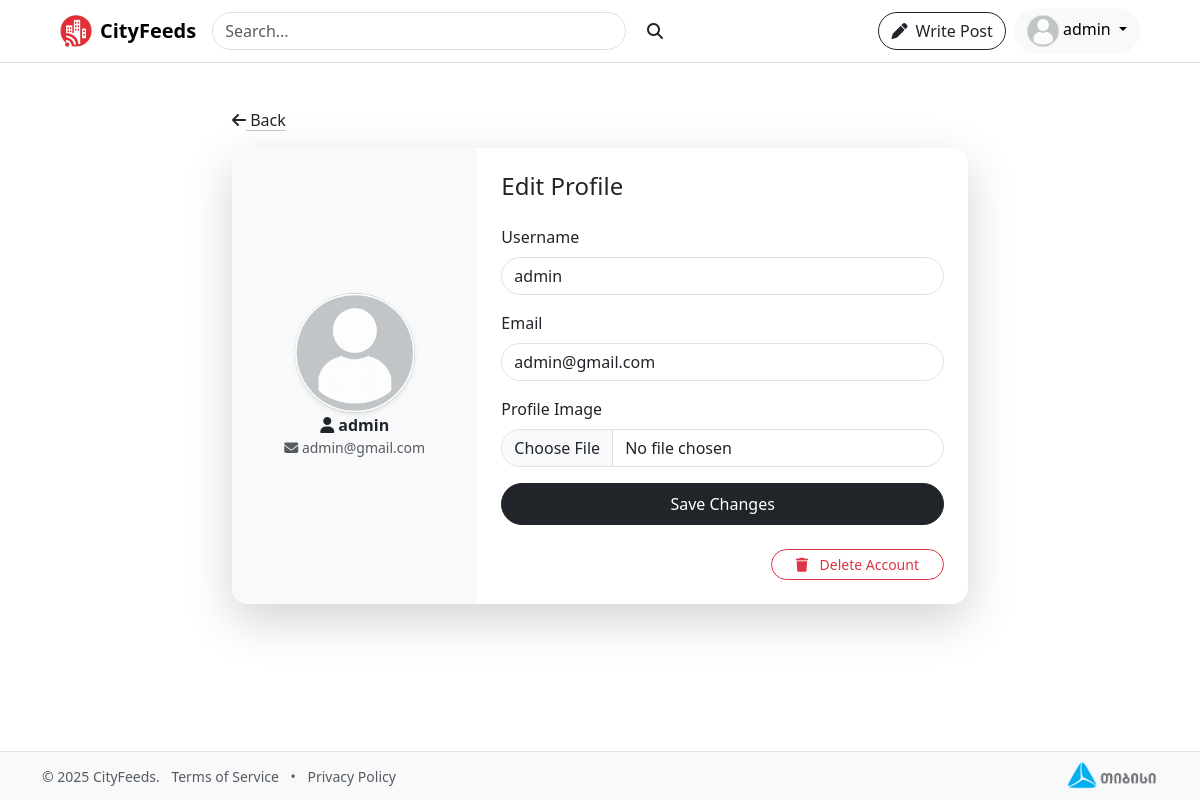
Screenshot of /profile (signed in) with the database file from the repository.
### models.py (models this page shows, shortened)
class User(db.Model, UserMixin):
    __tablename__ = "users"
    id = db.Column(db.Integer(), primary_key=True)
    img = db.Column(db.String(), default="default.png")
    username = db.Column(db.String(), unique= True, nullable=False)
    email = db.Column(db.String(), unique=True, nullable=False)
    password = db.Column(db.String(), nullable=False)
    role = db.Column(db.String(), default="Guest")

### routes.py (the view, shortened to what this page needs)
@app.route("/profile", methods=["GET", "POST"])
def profile():
    form = ProfileForm()
    form.username.data = current_user.username
    form.email.data = current_user.email
    return render_template("profile.html", form=form)

### forms.py
class ProfileForm(FlaskForm):
    username = StringField('Username', validators=[DataRequired()])
    email = EmailField('Email', validators=[DataRequired(), Email()])
    profile_image = FileField('Profile Image', validators=[FileAllowed(["png", "jpeg", "jpg"])])
    submit = SubmitField('Save Changes')

### models.py (called while the page is built)
@login_manager.user_loader
def load_user(user_id):
    return User.query.get(user_id)

### templates/profile.html (shortened to what this page needs)
{% extends "base.html" %}
{% block container %}
<main class="container py-5">
    <div class="row justify-content-center">
        <div class="col-lg-8 col-md-10">
            <p>
                <a href="/"
                   class="link-dark link-offset-2 link-underline-opacity-25 link-underline-opacity-100-hover">
                    <i class="fa-solid fa-arrow-left"></i> Back
                </a>
            </p>
            <div class="card shadow-lg border-0 rounded-4 overflow-hidden">
                <div class="row g-0">
                    <div class="col-md-4 bg-light d-flex flex-column justify-content-center align-items-center p-4">
                        <img src="/static/images/{{ current_user.img or 'default.png' }}" alt="Profile Image"
                             class="rounded-circle shadow-sm" width="120" height="120" style="object-fit: cover;">
                        <strong><i class="fa-solid fa-user"></i> {{ current_user['username'] }}</strong>
                        <small class="text-muted"><i class="fa-solid fa-envelope"></i> {{ current_user['email']
                            }}</small>
                    </div>
                    <div class="col-md-8">
                        <div class="card-body p-4">
                            <h4 class="mb-4 text-center text-md-start">Edit Profile</h4>
                            <form method="post" enctype="multipart/form-data">
                                <div class="mb-3">
                                    {{ form.username.label(class="form-label") }}
                                    {{ form.username(class="form-control rounded-pill") }}
                                </div>
                                <div class="mb-3">
                                    {{ form.email.label(class="form-label") }}
                                    {{ form.email(class="form-control rounded-pill") }}
                                </div>
                                <div class="mb-3">
                                    {{ form.profile_image.label(class="form-label") }}
                                    {{ form.profile_image(class="form-control rounded-pill") }}
                                </div>
                                <div class="d-grid">
                                    {{ form.submit(class="btn btn-dark rounded-pill py-2") }}
                                </div>
                            </form>
                            <form method="POST" action="{{ url_for('delete_account') }}"
                                  onsubmit="return confirm('Are you sure? This cannot be undone.');"
                                  class="text-end mt-4">
                                <button type="submit" class="btn btn-sm btn-outline-danger rounded-pill px-4">
                                    <i class="fa-solid fa-trash me-2"></i> Delete Account
                                </button>
                            </form>
                        </div>
                    </div>
                </div>
            </div>
        </div>
    </div>
</main>
{% endblock %}

### templates/navbar.html (shortened to what this page needs)
<nav class="navbar navbar-expand-lg bg-white border-bottom px-3 px-lg-5 fixed-top">
  <div class="container-fluid">
    <a class="navbar-brand d-flex align-items-center gap-2 me-3" href="/">
      <img src="/static/images/cityfeeds.jpeg" alt="Logo" width="32" height="32">
      <span class="fw-bold fs-5">CityFeeds</span>
    </a>
    <div class="collapse navbar-collapse" id="navbarContent">
      <form class="d-flex my-3 my-lg-0 me-auto w-50">
        <input class="form-control rounded-pill me-2" type="search" placeholder="Search..." aria-label="Search">
        <button class="btn btn-outline-white rounded-pill" type="submit">
          <i class="fa fa-magnifying-glass"></i>
        </button>
      </form>
      <ul class="navbar-nav d-flex align-items-center gap-2 ms-lg-auto text-center text-lg-end">
        {% if current_user.is_authenticated %}
        <li class="nav-item">
          <a href="/posts" class="btn btn-outline-dark rounded-pill w-100 w-lg-auto">
            <i class="fa fa-pen me-1"></i> Write Post
          </a>
        </li>
        <li class="nav-item dropdown">
          <a class="btn btn-light dropdown-toggle rounded-pill w-100 w-lg-auto" href="#" role="button"
             data-bs-toggle="dropdown">
            <img src="/static/images/{{ current_user.img or 'default.png' }}" alt="Profile"
                 class="rounded-circle"
                 width="32" height="32" style="object-fit: cover;">
            <span>{{ current_user.username }}</span>
          </a>
        </li>
        {% endif %}
      </ul>
    </div>
  </div>
</nav>

### static/style.css (style rules this page uses)
body::before { display: block; content: ''; height: 60px; }
main { padding-bottom: 60px; }

### rows the page displays
User: img (placeholder picture), username "admin", email "admin@gmail.com"
